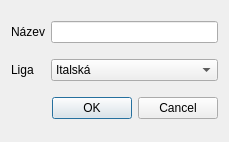
<?xml version="1.0" encoding="UTF-8"?>
<ui version="4.0">
 <class>Dialog_klub</class>
 <widget class="QDialog" name="Dialog_klub">
  <property name="geometry">
   <rect>
    <x>0</x>
    <y>0</y>
    <width>229</width>
    <height>142</height>
   </rect>
  </property>
  <property name="windowTitle">
   <string>Dialog</string>
  </property>
  <layout class="QGridLayout" name="gridLayout">
   <item row="0" column="0">
    <widget class="QLabel" name="label">
     <property name="text">
      <string>Název</string>
     </property>
    </widget>
   </item>
   <item row="2" column="0">
    <widget class="QLabel" name="label_2">
     <property name="text">
      <string>Liga</string>
     </property>
    </widget>
   </item>
   <item row="4" column="0" colspan="2">
    <widget class="QDialogButtonBox" name="buttonBox">
     <property name="orientation">
      <enum>Qt::Horizontal</enum>
     </property>
     <property name="standardButtons">
      <set>QDialogButtonBox::Cancel|QDialogButtonBox::Ok</set>
     </property>
    </widget>
   </item>
   <item row="2" column="1">
    <widget class="QComboBox" name="comboLiga">
     <item>
      <property name="text">
       <string>Italská</string>
      </property>
     </item>
     <item>
      <property name="text">
       <string>Německá</string>
      </property>
     </item>
     <item>
      <property name="text">
       <string>Anglická</string>
      </property>
     </item>
     <item>
      <property name="text">
       <string>Španělská</string>
      </property>
     </item>
     <item>
      <property name="text">
       <string>Česká</string>
      </property>
     </item>
    </widget>
   </item>
   <item row="0" column="1">
    <widget class="QLineEdit" name="lineNazev"/>
   </item>
  </layout>
 </widget>
 <resources/>
 <connections>
  <connection>
   <sender>buttonBox</sender>
   <signal>accepted()</signal>
   <receiver>Dialog_klub</receiver>
   <slot>accept()</slot>
   <hints>
    <hint type="sourcelabel">
     <x>248</x>
     <y>254</y>
    </hint>
    <hint type="destinationlabel">
     <x>157</x>
     <y>274</y>
    </hint>
   </hints>
  </connection>
  <connection>
   <sender>buttonBox</sender>
   <signal>rejected()</signal>
   <receiver>Dialog_klub</receiver>
   <slot>reject()</slot>
   <hints>
    <hint type="sourcelabel">
     <x>316</x>
     <y>260</y>
    </hint>
    <hint type="destinationlabel">
     <x>286</x>
     <y>274</y>
    </hint>
   </hints>
  </connection>
 </connections>
</ui>
